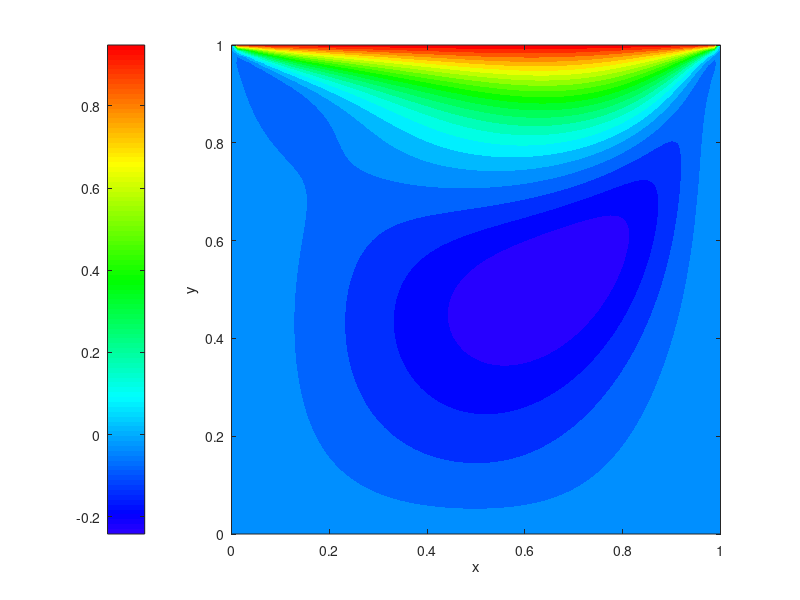
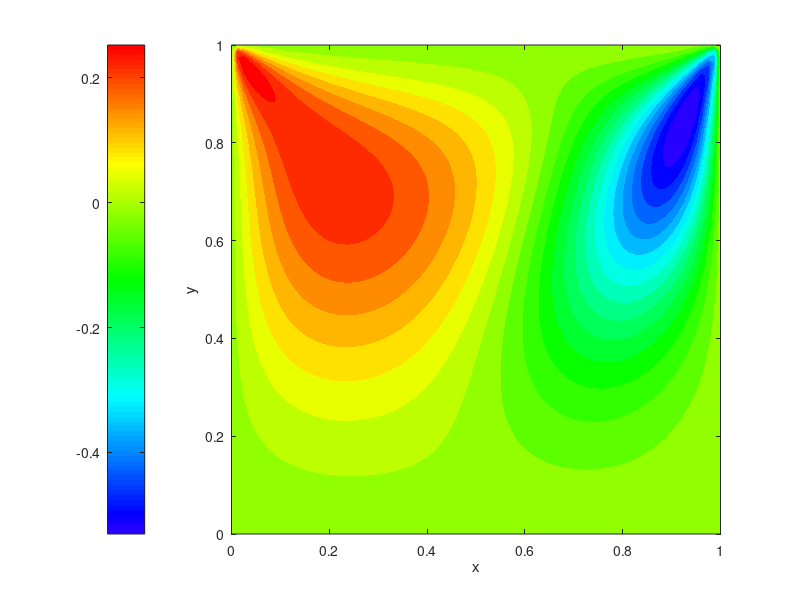
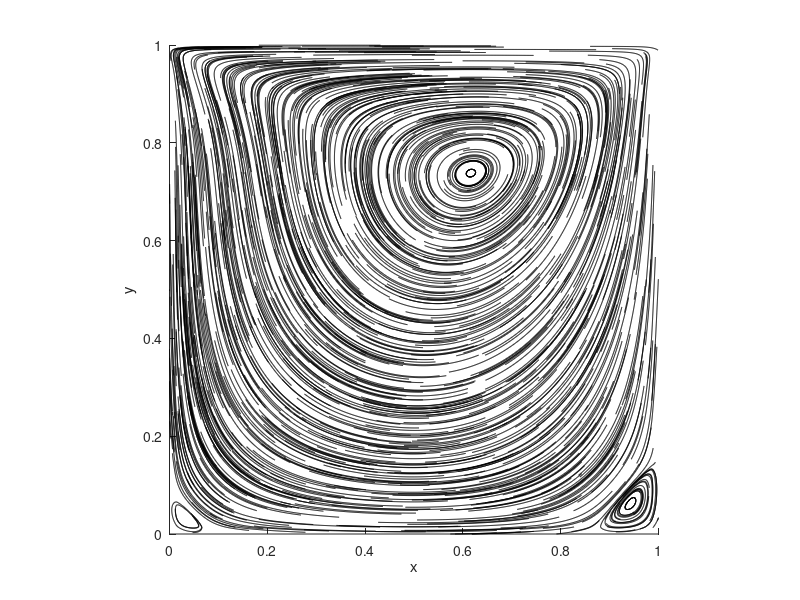
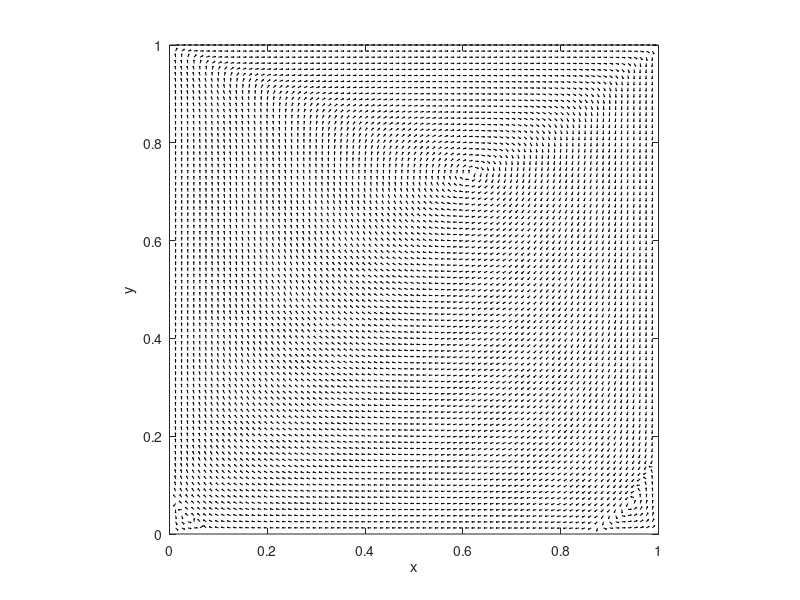

Recreate these plots in MATLAB, in order.
%% FUNCÃO CORRENTE E VORTICIDADE PARA UM ESCOAMENTO LAMINAR INCOMPRESSÍVEL 
%% NA CQTD

%--------------------------------------------------------------------------
% Código para simulação numérica do escoamento laminar incompressível 
% em uma cavidade quadrada (CQTD) utilizando a formulação de função 
% corrente e vorticidade.
%
% O código resolve as equações governantes por meio de diferenças finitas
% em uma malha bidimensional, atualizando iterativamente os campos de
% função corrente e vorticidade até a convergência.
%
% São aplicadas condições de contorno típicas do escoamento na cavidade,
% incluindo a parede superior com velocidade constante (condição de 
% escoamento de placa em movimento).
%
% Os resultados computados incluem os campos de velocidade nas direções x 
% e y, linhas de corrente, campo vetorial de velocidade e magnitude da 
% velocidade, que são visualizados por meio de gráficos.
%
% Parâmetros principais: dimensão da cavidade, propriedades do fluido 
% (densidade e viscosidade), passo de tempo, malha computacional, número 
% máximo de iterações e critério de tolerância para convergência.
%--------------------------------------------------------------------------

% Inserção dos dados de entrada
L      = 1;           % lado da cavidade;
U      = 1;           % velocidade u na parede superior da cavidade;
rho    = 1;           % densidade do fluido;
mu     = 0.01;        % viscosidade dinâmica do fluido para Re=100;
dt     = 0.001;       % tamanho do passo de tempo;
maxit  = 50000;       % máximo de iterações do método;
tol    = 1e-7;        % tolerância no método;

% Geração da malha computacional
ni    = 81;           % número de pontos da malha na direção x;
nj    = 81;           % número de pontos da malha na direção y;
h     = L/(ni-1);     % distância entre dois pontos adjacentes da malha;
x     = 0:h:L;        % primeira coordenada dos pontos da malha;
y     = 0:h:L;        % segunda coordenada dos pontos da malha;
ia    = 1:ni-2;       % coordenada i anterior;
i     = 2:ni-1;       % coordenada i corrente;
ip    = 3:ni;         % coordenada i posteior;
ja    = 1:nj-2;       % coordenada j anterior;
j     = 2:nj-1;       % coordenada j corrente;
jp    = 3:nj;         % coordenada j posterior

% Condições iniciais (a componente da i-ésima linha e j-ésima coluna da matriz corresponde ao valor da variável no ponto da malha (x_i,y_j))
Vo    = zeros(ni,nj); % vorticidade no iterado atual
Fc    = Vo;           % função corrente
Voa   = Vo;           % vorticidade no iterado anterior
u     = Vo;           % velocidade na direção x
v     = Vo;           % velocidade na direção y

% Desenvolvimento do processo iterativo
for iter = 1:maxit
    % condicões de contorno
    Vo(1:ni,nj) = -2*Fc(1:ni,nj-1)/(h^2) - U*2/h;  % parede superior;
    Vo(1:ni,1)  = -2*Fc(1:ni,2)/(h^2);             % parede inferior
    Vo(1,1:nj)  = -2*Fc(2,1:nj)/(h^2);             % parede esquerda;
    Vo(ni,1:nj) = -2*Fc(ni-1,1:nj)/(h^2);          % parede direita;

    % atualização da vorticidade
    Voa     = Vo;
    Vo(i,j) = Voa(i,j) + (-1*(Fc(i,jp)-Fc(i,ja))/(2*h) .* (Voa(ip,i)-Voa(ia,j))/(2*h) + (Fc(ip,j)-Fc(ia,j))/(2*h) .* (Voa(i,jp) -Voa(i,ja))/(2*h) + mu/rho *(Voa(ip,j)+Voa(ia,j)-4*Voa(i,j)+Voa(i,jp)+Voa(i,ja))/(h^2))*dt;

    % atualização da função corrente
    Fc(i,j) = (Vo(i,j)*h^2 + Fc(ip,j) + Fc(i,jp) + Fc(i,ja) + Fc(ia,j))/4;

    % verificação da convergência
    if iter > 10
        erro = max(max(Vo - Voa))
        if erro < tol
            break;
        end
    end
end

% Identificação da velocidade por meio da função corrente
u(2:ni-1,nj) = U;
u(i,j)       = (Fc(i,jp)-Fc(i,ja))/(2*h);
v(i,j)       = (-Fc(ip,j)+Fc(ia,j))/(2*h);


%************************************************************************%
% Plotagem dos gráficos/figuras:
%************************************************************************%

% Velocidade u 
cm = hsv(ceil(100/0.7));  
cm = flipud(cm(1:100,:));
figure(1);  
contourf(x,y,u',23,'LineColor','none');
xlabel('x');                      % eixo horizontal
ylabel('y')                       % eixo vertical
axis('equal',[0 L 0 L]);          % tamanho dos eixos
colormap(cm);                     % matriz de valores das cores do gráfico
colorbar('westoutside');          % inserir barra de cor à oeste do gráfico

% Velocidade v
cm = hsv(ceil(100/0.7));  
cm = flipud(cm(1:100,:));
figure(2);  
contourf(x,y,v',23,'LineColor','none');
xlabel('x');                      % eixo horizontal
ylabel('y')                       % eixo vertical
axis('equal',[0 L 0 L]);          % tamanho dos eixos
colormap(cm);                     % matriz de valores das cores do gráfico
colorbar('westoutside');          % inserir barra de cor à oeste do gráfico

% Linhas de corrente
N = 1000;  
xstart = max(x)*rand(N,1);  
ystart = max(y)*rand(N,1);
[X,Y]  = meshgrid(x,y);
figure(3);  
h=streamline(X,Y,u',v',xstart,ystart,[0.1, 200]);
xlabel('x');  
ylabel('y')
axis('equal',[0 L 0 L]);  
set(h,'color','k')

% Campo vetorial da velocidade
figure(4)
Len = sqrt(u.^2+v.^2+eps);
quiver(x,y,(u./Len)',(v./Len)',.4,'k-')
xlabel('x');                      % eixo horizontal
ylabel('y')                       % eixo vertical
axis('equal',[0 L 0 L]);          % tamanho dos eixos

% Magnitude da velocidade
figure(5)
Len = sqrt(u.^2+v.^2+eps);
contourf(x,y,Len',23,'LineColor','none');
xlabel('x');                      % eixo horizontal
ylabel('y')                       % eixo vertical
axis('equal',[0 L 0 L]);          % tamanho dos eixos
colormap(cm);                     % matriz de valores das cores do gráfico
colorbar('westoutside');          % inserir barra de cor à oeste do gráfico